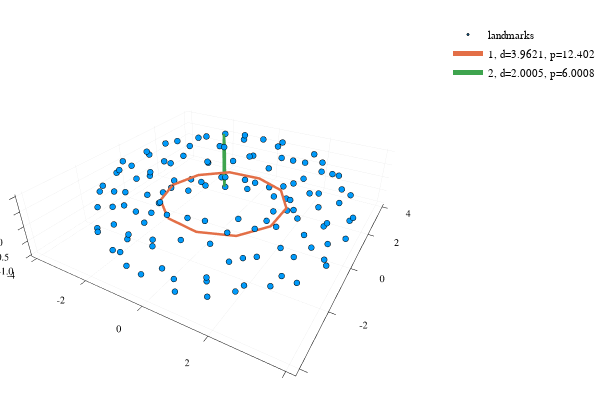

This figure's notebook cell:
### Code cell
# Malo točk
lep_graf(3Sphere(1) × Sphere(1), 0.8)

### Figure 1 — Plotly figure (JSON) as saved in the notebook; plotly's stock layout.template omitted (floating-point values rounded to 4 significant figures; data arrays with more than 128 entries replaced by an {"elided": "..."} marker saying what was removed)
{"data": [{"colorbar": {"title": ""}, "hoverinfo": "text", "legendgroup": "landmarks", "marker": {"color": "rgba(0, 154, 250, 1.000)", "line": {"color": "rgba(0, 0, 0, 1.000)", "width": 1}, "size": 2, "symbol": "circle"}, "mode": "markers", "name": "landmarks", "showlegend": true, "text": {"elided": "129 null values"}, "type": "scatter3d", "x": {"elided": "129 float values"}, "xaxis": "x1", "y": {"elided": "129 float values"}, "yaxis": "y1", "z": {"elided": "129 float values"}, "zmax": 0.1, "zmin": -0.1}, {"colorbar": {"title": ""}, "hoverinfo": "text", "legendgroup": "1, d=3.9621, p=12.402", "line": {"color": "rgba(227, 111, 71, 1.000)", "dash": "solid", "shape": "linear", "width": 5}, "mode": "lines", "name": "1, d=3.9621, p=12.402", "showlegend": true, "text": [null, null, null, null, null, null, null, null, null, null, null, null], "type": "scatter3d", "x": [-0.8554, 0.2588, 1.291, 1.913, 1.924, 1.322, 0.3013, -0.8128, -1.67, -2.0, -1.697, -0.8554], "xaxis": "x1", "y": [-1.809, -1.984, -1.528, -0.586, 0.5444, 1.501, 1.978, 1.827, 1.1, 0.02502, -1.059, -1.809], "yaxis": "y1", "z": [0.04143, 0.03376, -0.02188, -0.03232, -0.004353, 0.006599, -0.02941, 0.0008565, -0.008915, 0.006449, 0.03764, 0.04143], "zmax": 0.1, "zmin": -0.1}, {"colorbar": {"title": ""}, "hoverinfo": "text", "legendgroup": "2, d=2.0005, p=6.0008", "line": {"color": "rgba(62, 164, 78, 1.000)", "dash": "solid", "shape": "linear", "width": 5}, "mode": "lines", "name": "2, d=2.0005, p=6.0008", "showlegend": true, "text": [null, null, null, null, null, null, null], "type": "scatter3d", "x": [-1.962, -1.738, -1.259, -0.9981, -1.221, -1.707, -1.962], "xaxis": "x1", "y": [3.482, 3.111, 2.237, 1.737, 2.107, 2.977, 3.482], "yaxis": "y1", "z": [0.07574, -0.826, -0.9016, -0.07628, 0.8251, 0.9019, 0.07574], "zmax": 0.1, "zmin": -0.1}], "layout": {"annotations": [], "height": 400, "legend": {"bgcolor": "rgba(255, 255, 255, 1.000)", "bordercolor": "rgba(0, 0, 0, 1.000)", "font": {"color": "rgba(0, 0, 0, 1.000)", "family": "sans-serif", "size": 11}, "tracegroupgap": 0, "x": 1, "y": 1}, "margin": {"b": 20, "l": 0, "r": 0, "t": 20}, "paper_bgcolor": "rgba(255, 255, 255, 1.000)", "plot_bgcolor": "rgba(255, 255, 255, 1.000)", "scene": {"camera": {"eye": {"x": 1.126, "y": -1.95, "z": 1.3}}, "xaxis": {"anchor": "y1", "domain": [0.03619, 0.9934], "gridcolor": "rgba(0, 0, 0, 0.100)", "gridwidth": 0.5, "linecolor": "rgba(0, 0, 0, 1.000)", "mirror": false, "range": [-4.219, 4.233], "showgrid": true, "showline": true, "showticklabels": true, "tickangle": 0, "tickcolor": "rgb(0, 0, 0)", "tickfont": {"color": "rgba(0, 0, 0, 1.000)", "family": "sans-serif", "size": 11}, "tickmode": "array", "ticks": "inside", "ticktext": ["-4", "-2", "0", "2", "4"], "tickvals": [-4, -2, 0, 2, 4], "title": "", "titlefont": {"color": "rgba(0, 0, 0, 1.000)", "family": "sans-serif", "size": 15}, "type": "-", "visible": true, "zeroline": false, "zerolinecolor": "rgba(0, 0, 0, 1.000)"}, "yaxis": {"anchor": "x1", "domain": [0.03762, 0.9902], "gridcolor": "rgba(0, 0, 0, 0.100)", "gridwidth": 0.5, "linecolor": "rgba(0, 0, 0, 1.000)", "mirror": false, "range": [-4.21, 4.229], "showgrid": true, "showline": true, "showticklabels": true, "tickangle": 0, "tickcolor": "rgb(0, 0, 0)", "tickfont": {"color": "rgba(0, 0, 0, 1.000)", "family": "sans-serif", "size": 11}, "tickmode": "array", "ticks": "inside", "ticktext": ["-4", "-2", "0", "2", "4"], "tickvals": [-4, -2, 0, 2, 4], "title": "", "titlefont": {"color": "rgba(0, 0, 0, 1.000)", "family": "sans-serif", "size": 15}, "type": "-", "visible": true, "zeroline": false, "zerolinecolor": "rgba(0, 0, 0, 1.000)"}, "zaxis": {"gridcolor": "rgba(0, 0, 0, 0.100)", "gridwidth": 0.5, "linecolor": "rgba(0, 0, 0, 1.000)", "mirror": false, "range": [-1.06, 1.06], "showgrid": true, "showline": true, "showticklabels": true, "tickangle": 0, "tickcolor": "rgb(0, 0, 0)", "tickfont": {"color": "rgba(0, 0, 0, 1.000)", "family": "sans-serif", "size": 11}, "tickmode": "array", "ticks": "inside", "ticktext": ["-1.0", "-0.5", "0.0", "0.5", "1.0"], "tickvals": [-1, -0.5, 0, 0.5, 1], "title": "", "titlefont": {"color": "rgba(0, 0, 0, 1.000)", "family": "sans-serif", "size": 15}, "type": "-", "visible": true, "zeroline": false, "zerolinecolor": "rgba(0, 0, 0, 1.000)"}}, "showlegend": true, "width": 600}}
